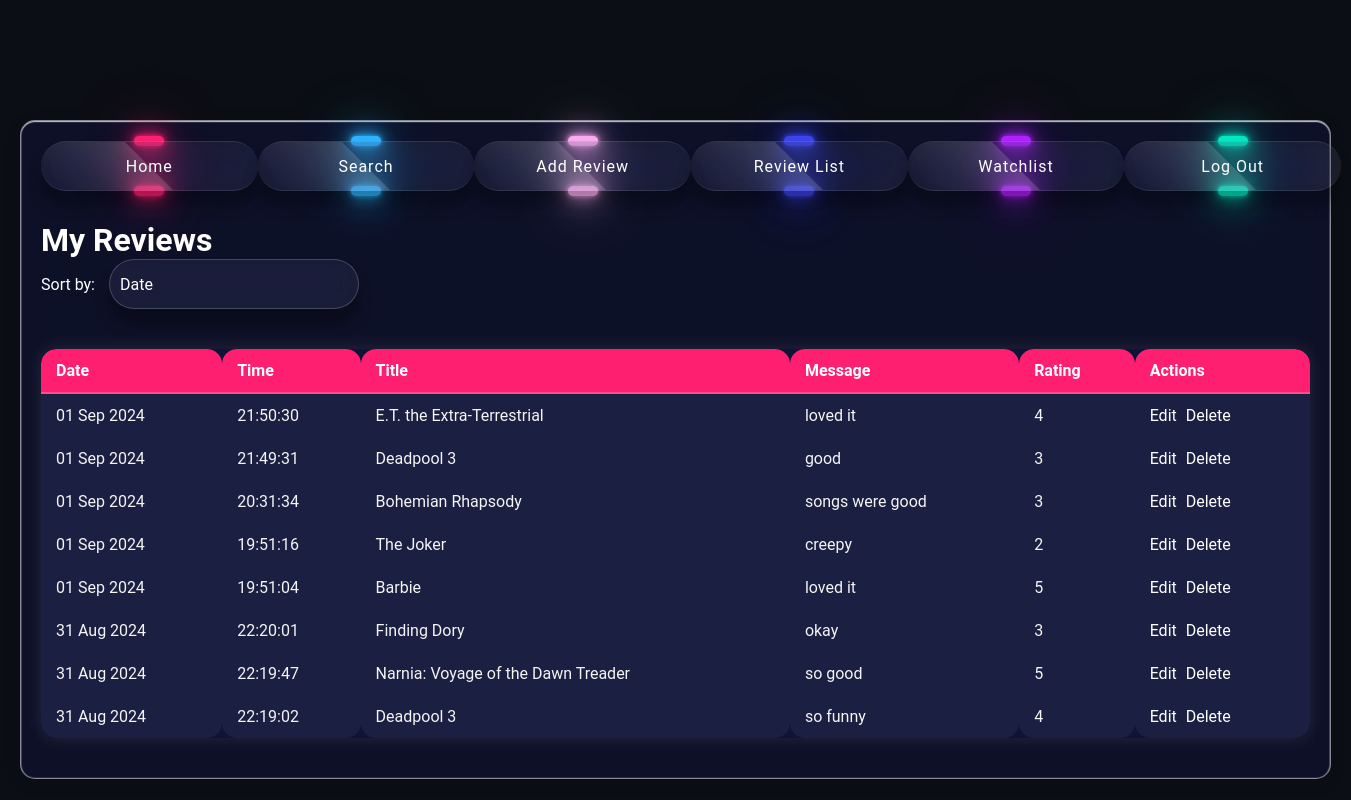
The app's page /reviewlist/ with its own data.
### app/models.py (models this page shows, shortened)
class LogMessage(models.Model):
    title=models.CharField(max_length=100)
    message=models.TextField()
    log_date=models.DateTimeField()
    rating = models.IntegerField(default=0)

### app/views.py (the view)
# urls.py: path('reviewlist/',views.showMessages, name="reviewlist"),
def showMessages(request):
    messages = LogMessage.objects.order_by("-log_date")
    return render(request, "reviewlist.html", {"message_list": messages})

### app/templates/reviewlist.html (shortened to what this page needs)
﻿<!DOCTYPE html>
<html lang="en">
<head>
    <link rel="stylesheet" href="/static/reviewlist.css">
</head>
<body>
    <main>
        <div class="container">
            <div class="btn"><a href="{% url 'home' %}">Home</a></div>
            <div class="btn"><a href="{% url 'search_films' %}">Search</a></div>
            <div class="btn"><a href="{% url 'add' %}">Add Review</a></div>
            <div class="btn"><a href="{% url 'show' %}">Review List</a></div>
            <div class="btn"><a href="{% url 'view_watchlist' %}">Watchlist</a></div>
            <div class="btn"><a href="{% url 'login' %}">Log Out</a></div>
        </div>
        <h1>My Reviews</h1>
        <form method="get" action="{% url 'sort' %}">
            <label for="sort">Sort by:</label>
            <select name="sort" id="sort" onchange="this.form.submit()">
                <option value="date" {% if request.GET.sort == 'date' %}selected{% endif %}>Date</option>
            </select>
        </form>
        <table>
            <thead>
                <tr>
                    <th>Date</th>
                    <th>Time</th>
                    <th>Title</th>
                    <th>Message</th>
                    <th>Rating</th>
                    <th>Actions</th>
                </tr>
            </thead>
            <tbody>
                {% for message in message_list %}
                <tr>
                    <td>{{ message.log_date | date:'d M Y' }}</td>
                    <td>{{ message.log_date | time:'H:i:s' }}</td>
                    <td>{{ message.title }}</td>
                    <td>{{ message.message }}</td>
                    <td>{{ message.rating }}</td>
                    <td>
                        <a href="{% url 'edit' message.id %}">Edit</a>
                        <a href="{% url 'delete' message.id %}">Delete</a>
                    </td>
                </tr>
                {% endfor %}
            </tbody>
        </table>
    </main>
</body>
</html>

### records on screen
LogMessage: log_date "01 Sep 2024", log_date "21:50:30", title "E.T. the Extra-Terrestrial", message "loved it", rating "4"
LogMessage: log_date "01 Sep 2024", log_date "21:49:31", title "Deadpool 3", message "good", rating "3"
LogMessage: log_date "01 Sep 2024", log_date "20:31:34", title "Bohemian Rhapsody", message "songs were good", rating "3"
LogMessage: log_date "01 Sep 2024", log_date "19:51:16", title "The Joker", message "creepy", rating "2"
LogMessage: log_date "01 Sep 2024", log_date "19:51:04", title "Barbie", message "loved it", rating "5"
LogMessage: log_date "31 Aug 2024", log_date "22:20:01", title "Finding Dory", message "okay", rating "3"
LogMessage: log_date "31 Aug 2024", log_date "22:19:47", title "Narnia: Voyage of the Dawn Treader", message "so good", rating "5"
LogMessage: log_date "31 Aug 2024", log_date "22:19:02", title "Deadpool 3", message "so funny", rating "4"
